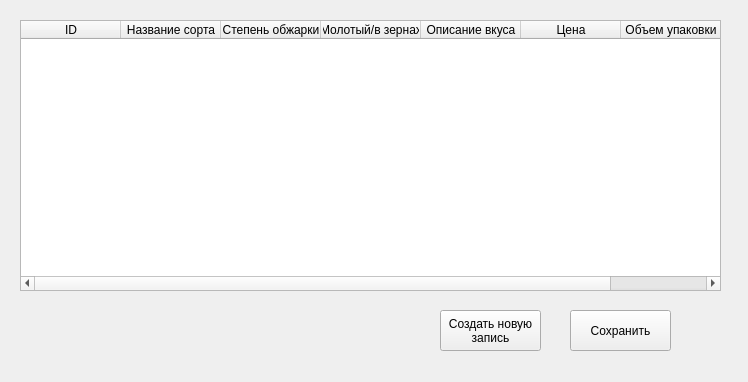
<?xml version="1.0" encoding="UTF-8"?>
<ui version="4.0">
 <class>Form</class>
 <widget class="QWidget" name="Form">
  <property name="geometry">
   <rect>
    <x>0</x>
    <y>0</y>
    <width>748</width>
    <height>382</height>
   </rect>
  </property>
  <property name="windowTitle">
   <string>Кофе</string>
  </property>
  <widget class="QTableWidget" name="tableWidget">
   <property name="geometry">
    <rect>
     <x>20</x>
     <y>20</y>
     <width>701</width>
     <height>271</height>
    </rect>
   </property>
   <column>
    <property name="text">
     <string>ID</string>
    </property>
   </column>
   <column>
    <property name="text">
     <string>Название сорта</string>
    </property>
   </column>
   <column>
    <property name="text">
     <string>Степень обжарки</string>
    </property>
   </column>
   <column>
    <property name="text">
     <string>Молотый/в зернах</string>
    </property>
   </column>
   <column>
    <property name="text">
     <string>Описание вкуса</string>
    </property>
   </column>
   <column>
    <property name="text">
     <string>Цена</string>
    </property>
   </column>
   <column>
    <property name="text">
     <string>Объем упаковки</string>
    </property>
   </column>
  </widget>
  <widget class="QPushButton" name="btn_create_new">
   <property name="geometry">
    <rect>
     <x>440</x>
     <y>310</y>
     <width>101</width>
     <height>41</height>
    </rect>
   </property>
   <property name="text">
    <string>Создать новую
запись</string>
   </property>
  </widget>
  <widget class="QPushButton" name="btn_save_all">
   <property name="geometry">
    <rect>
     <x>570</x>
     <y>310</y>
     <width>101</width>
     <height>41</height>
    </rect>
   </property>
   <property name="text">
    <string>Сохранить</string>
   </property>
  </widget>
 </widget>
 <resources/>
 <connections/>
</ui>
